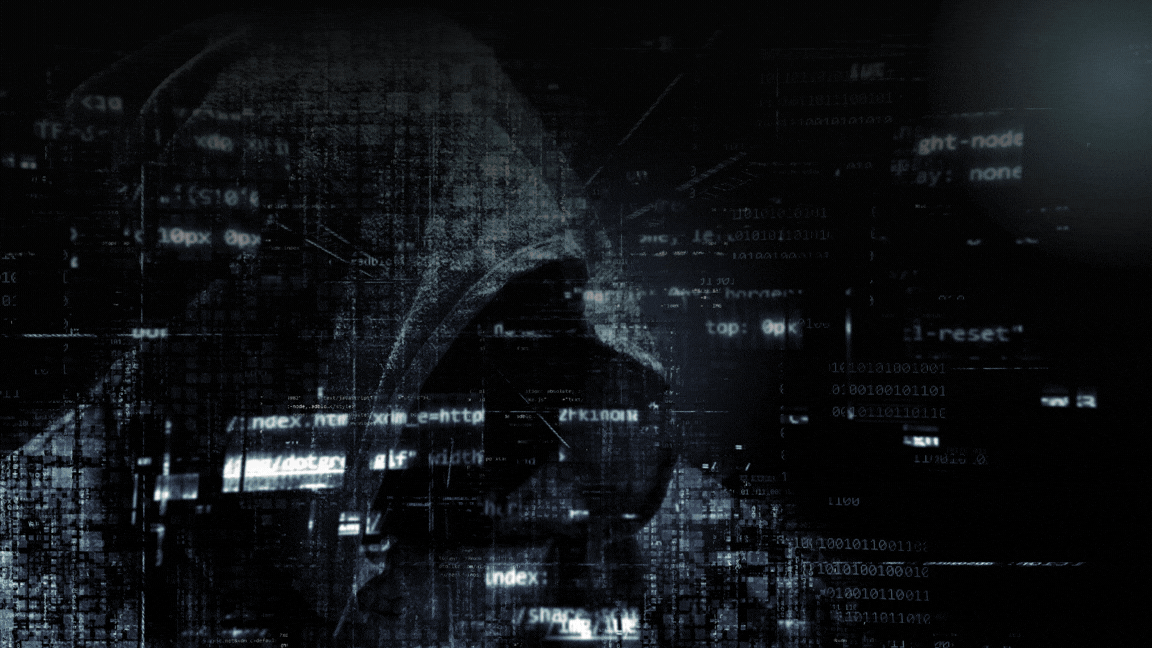
#> input picture profile2.gif, 1152 x 648 px
$ python -i generate_card.py   (imports and definitions only)
#> lines starting #> are read from the running program, lines starting #| are printed output that depends on the picture
#!/usr/bin/env python3
"""
Black terminal-styled neofetch profile SVG generator.

Wraps the card in a terminal window (title bar + traffic-light dots).
Converts your GitHub avatar into ASCII art and adds live GitHub stats.

Env vars:
  GITHUB_LOGIN   - github username to fetch stats for (required)
  GITHUB_TOKEN   - token with at least public read access (required for live stats)
  AVATAR_PATH    - optional explicit path to an avatar image
  OUT_PATH       - output svg path (default: assets/profile.svg)
"""

import os
import sys
import random
import glob
from xml.sax.saxutils import escape as xml_escape

# [1 line not run here, left out]

LOGIN = os.environ.get("GITHUB_LOGIN", "changonzaga")
TOKEN = os.environ.get("GITHUB_TOKEN", "")
OUT_PATH = os.environ.get("OUT_PATH", "assets/profile.svg")

# ---------------------------------------------------------------------------
# Field list shown on the right, neofetch-style. Edit the text freely.
# ---------------------------------------------------------------------------
PROFILE_FIELDS = [
    ("Role", "full-stack web developer"),
    ("Education", "BSIT, Camarines Sur Polytechnic Colleges"),
    ("Location", "Pili, Camarines Sur, Philippines"),
    ("Languages", "php, javascript, sql, java, html, css"),
    ("Frameworks", "codeigniter 4, tailwind, alpine.js, bootstrap"),
    ("Database", "mysql"),
    ("Tools", "git, github, gitlab, vscode, postman, composer"),
    ("Cloud", "azure, vercel, hostinger"),
    ("Security", "2fa, oauth, owasp, nikto"),
    ("Projects", "educonnect, bfp pili pims, portfolio"),
    ("Contact.GitHub", f"github.com/{LOGIN}"),
]

# ---- Black terminal color scheme ------------------------------------------
BG_COLOR = "#000000"          # terminal window background, pure black
TITLEBAR_COLOR = "#111111"    # title bar strip
TITLE_TEXT_COLOR = "#8a8a8a"  # title bar text
ACCENT = "#39ff88"            # ASCII art color, terminal green
HEADER_COLOR = "#39ff88"      # header, underline, and prompt
LABEL_COLOR = "#ffffff"       # bold field labels
VALUE_COLOR = "#8fe6bd"       # field values, soft green
TITLEBAR_LINE_COLOR = "#222222"
SWATCH_OUTLINE_COLOR = "#333333"
PALETTE = []                  # empty list removes the color swatches

# ---------------------------------------------------------------------------
# Typing effect at the terminal prompt. Edit the list freely.
# ---------------------------------------------------------------------------
PROMPT_COMMANDS = [
    "full-stack web developer",
    "codeigniter 4 and mysql",
    "BSIT graduate",
]
PROMPT_TYPE_SPEED = 0.08
PROMPT_DELETE_SPEED = 0.045
PROMPT_HOLD_TIME = 1.1
PROMPT_GAP_TIME = 0.4
PROMPT_CHAR_W = 9.0

# ASCII ramp: index 0 is blank, the rest run from light to dense.
RAMP = " .:-=+*#%@"

# Character-cell metrics used for the ASCII art grid.
CELL_W = 8.4
CELL_H = 15.0
ART_COLS = 46

TITLEBAR_H = 34


# [9 lines left out: function find_avatar, not called in this run]


def ascii_rows_from_image(path):
    """Returns a list of strings, one per row, forming the ASCII art."""
#> called with path = '../profile2.gif'
    from PIL import Image, ImageOps
    import numpy as np

    img = Image.open(path).convert("RGBA")
#> img is the input picture: PIL image 1152x648 RGBA; mean R, G, B, A 16.6, 19.5, 22.4, 255
    w, h = img.size
#> w = 1152; h = 648
    side = min(w, h)
#> side = 648
    left = (w - side) // 2
#> left = 252
    top = (h - side) // 2
#> top = 0
    img = img.crop((left, top, left + side, top + side))
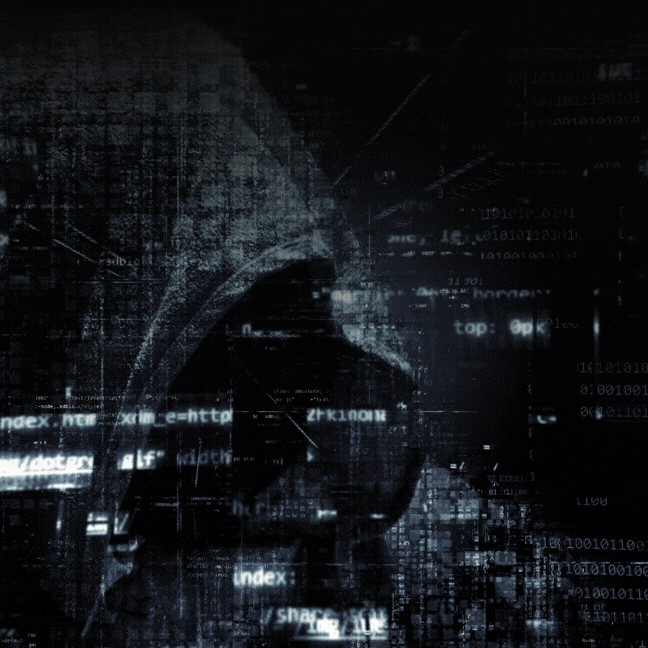
#> img: PIL image 648x648 RGBA; mean R, G, B, A 18.8, 21.9, 25.5, 255

    arr = np.array(img).astype(np.float32)
    rgb = arr[..., :3]
    alpha = arr[..., 3]
#> alpha: shape (648, 648) float32; every value is 255

    # No transparency: remove the background by comparing to the corner color.
    if alpha.min() >= 250:
        m = max(2, int(side * 0.05))
#> m = 32
        corners = np.concatenate([
            rgb[0:m, 0:m].reshape(-1, 3),
            rgb[0:m, -m:].reshape(-1, 3),
            rgb[-m:, 0:m].reshape(-1, 3),
            rgb[-m:, -m:].reshape(-1, 3),
        ], axis=0)
        bg_color = np.median(corners, axis=0)
#> bg_color = [5, 5, 5]
        dist = np.sqrt(((rgb - bg_color) ** 2).sum(axis=-1))
        alpha = np.clip((dist - 30.0) * 6.0, 0, 255)
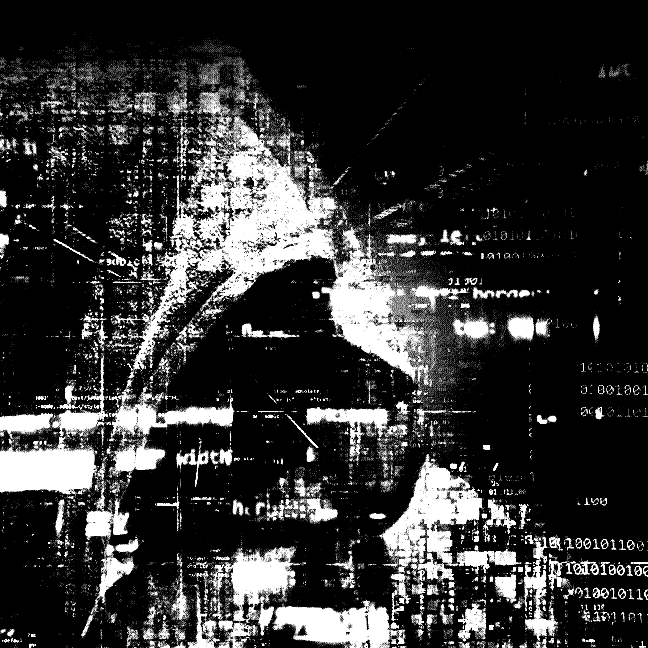
#> alpha: shape (648, 648) float32; min 0, max 255, mean 50.4

    rows = max(1, round(ART_COLS * (CELL_W / CELL_H)))

    mask_img = Image.fromarray(alpha.astype(np.uint8), mode="L").resize((ART_COLS, rows), Image.LANCZOS)
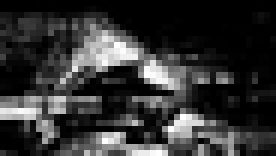
#> mask_img: PIL image 46x26 L (shown 6 times larger); min 0, max 255, mean 51
    gray_img = Image.fromarray(rgb.astype(np.uint8)).convert("L")
    gray_img = ImageOps.autocontrast(gray_img, cutoff=2)
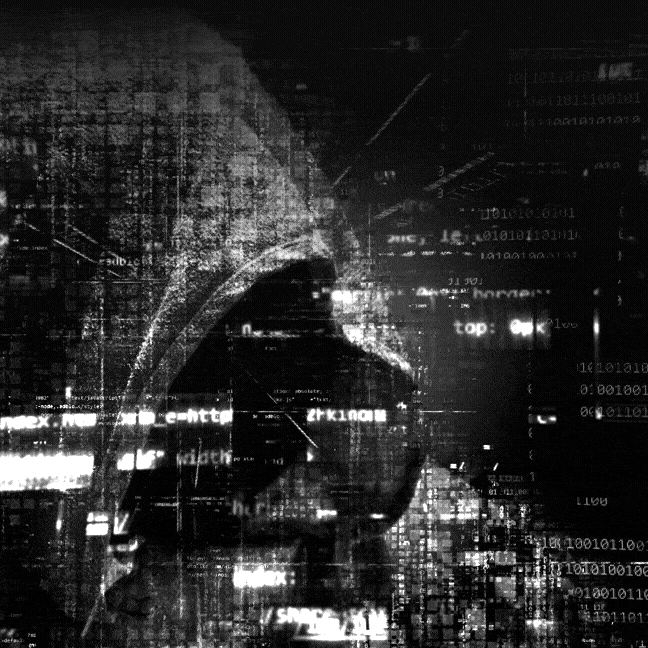
#> gray_img: PIL image 648x648 L; min 0, max 255, mean 41.7
    gray_img = gray_img.resize((ART_COLS, rows), Image.LANCZOS)
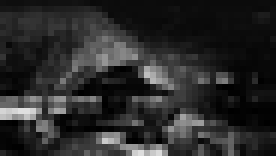
#> gray_img: PIL image 46x26 L (shown 6 times larger); min 0, max 223, mean 41.8
    mask_px = mask_img.load()
    gray_px = gray_img.load()

    out_rows = []
    for y in range(rows):
        line = []
        for x in range(ART_COLS):
            if mask_px[x, y] / 255.0 < 0.22:
                line.append(" ")
                continue
            lum = (gray_px[x, y] / 255.0) ** 0.6
            # Start at index 1 so the darkest pixel inside the figure still draws a dot.
            idx = 1 + int(lum * (len(RAMP) - 2))
            line.append(RAMP[min(idx, len(RAMP) - 1)])
        out_rows.append("".join(line))
#> after the loop, out_rows = 26 items
    return out_rows


# [356 lines left out: functions ascii_rows_placeholder, build_prompt_typing_svg, fetch_github_stats, build_svg, main, not called in this run]


# [2 lines not run here, left out]

>>> result = ascii_rows_from_image('../profile2.gif')
#> result = 26 items
